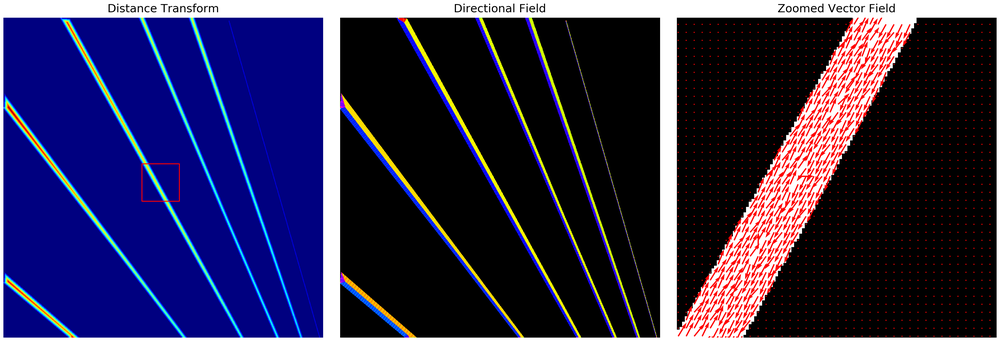
#> input picture direction_field_vis.png, 1000 x 341 px, shrunk from 4410 x 1503 before the run, given as the content of the folder VOCdevkit/VOC2007/JPEGImages, which was not available
$ python generate_vessel_for_voc.py   (older library calls are emulated)
#> lines starting #> are read from the running program, lines starting #| are printed output that depends on the picture; after the words box and inside, x2 and y2 are one past the last pixel; in counts of white or black regions, pixels touching at a corner belong together; pictures that were not available may be replaced by others from this repository, and a replacement may not be noted
### utils/vesselness2d.py
import cv2
import os
import numpy as np
from scipy import ndimage
# import SimpleITK as sitk

class vesselness2d:
    def __init__(self, image, sigma, spacing, tau):
#> called with tau = 2
        super(vesselness2d, self).__init__()
        # image 为numpy类型，表示n * m 的二维矩阵。
        self.image = image
        # sigma 为list 类型，表示高斯核的尺度。
        self.sigma = sigma
        # spacing 为list类型，表示.nii文件下某一切面下的体素的二维尺寸。如果输入图像本身为二维图像，则为[1,1],如果为三维图像，则为对应的space。
        self.spacing = spacing
        # tau 为float类型，表示比例系数。
        self.tau = tau
        # 图像尺寸
        self.size = image.shape
#> self.size = (341, 1000)

	# 使用特定的特定sigma尺寸下的高斯核对图像滤波
	# 这里作者并没有使用n*n的卷积核，而是分别使用n*1，1*n的卷积对图像进行x和y方向上的卷积，
	# 并且使用的是最原始的计算高斯函数得到卷积核，而不是直接用现成的高斯卷积核，
	# 通过证明可以发现在两方面的结果是等价的。
    def gaussian(self, image, sigma):

        siz = sigma * 6

        # ===== X方向 =====
        temp = round(siz / self.spacing[0] / 2)
        x = np.arange(-temp, temp + 1)

        H = np.exp(-(x ** 2) / (2 * (sigma / self.spacing[0]) ** 2))
        H = H / np.sum(H)

        # 关键修改：改成二维卷积核
        Hx = H.reshape(len(H), 1)   # (k,1)

        I = ndimage.convolve(image, Hx, mode='nearest')

        # ===== Y方向 =====
        temp = round(siz / self.spacing[1] / 2)
        x = np.arange(-temp, temp + 1)

        H = np.exp(-(x ** 2) / (2 * (sigma / self.spacing[1]) ** 2))
        H = H / np.sum(H)

        Hy = H.reshape(1, len(H))   # (1,k)

        I = ndimage.convolve(I, Hy, mode='nearest')

        return I

	# 求图像的梯度
    def gradient2(self, F, option):
        k = self.size[0]
        l = self.size[1]
        D = np.zeros(F.shape)
        if option == "x":
            D[0, :] = F[1, :] - F[0, :]
            D[k - 1, :] = F[k - 1, :] - F[k - 2, :]
            # take center differences on interior points
            D[1:k - 2, :] = (F[2:k - 1, :] - F[0:k - 3, :]) / 2
        else:
            D[:, 0] = F[:, 1] - F[:, 0]
            D[:, l - 1] = F[:, l - 1] - F[:, l - 2]
            D[:, 1:l - 2] = (F[:, 2:l - 1] - F[:, 0:l - 3]) / 2
        return D

	# 求海森矩阵中所需要的二阶偏导数
    def Hessian2d(self, image, sigma):
        image = self.gaussian(image, sigma)
        # image = ndimage.gaussian_filter(image, sigma, mode = 'nearest')
        Dy = self.gradient2(image, "y")
        Dyy = self.gradient2(Dy, "y")

        Dx = self.gradient2(image, "x")
        Dxx = self.gradient2(Dx, "x")
        Dxy = self.gradient2(Dx, 'y')
        return Dxx, Dyy, Dxy

	# 求解海森矩阵的两个特征值
	# 这里作者使用求根公式，将二阶海森矩阵展开，a=1,b=-(Ixx+Iyy),c=(Ixx*Iyy-Ixy*Ixy)
	# 首先计算 sqrt(b^2 - 4ac),通过化简得到tmp
	# 最后得到两个特征值mu1，mu2，根据大小关系，大的为mu2，小的为mu1
    def eigvalOfhessian2d(self, Dxx, Dyy, Dxy):
        tmp = np.sqrt((Dxx - Dyy) ** 2 + 4 * (Dxy ** 2))
        # compute eigenvectors of J, v1 and v2
        mu1 = 0.5 * (Dxx + Dyy + tmp)
        mu2 = 0.5 * (Dxx + Dyy - tmp)
        # Sort eigen values by absolute value abs(Lambda1) < abs(Lambda2)
        indices = (np.absolute(mu1) > np.absolute(mu2))
        Lambda1 = mu1
        Lambda1[indices] = mu2[indices]

        Lambda2 = mu2
        Lambda2[indices] = mu1[indices]
        return Lambda1, Lambda2

    def imageEigenvalues(self, I, sigma):
        hxx, hyy, hxy = self.Hessian2d(I, sigma)
        c = sigma ** 2
        hxx = -c * hxx
        hyy = -c * hyy
        hxy = -c * hxy

        # 为了降低运算量，去掉噪声项的计算
        B1 = -(hxx + hyy)
        B2 = hxx * hyy - hxy ** 2
        T = np.ones(B1.shape)
        T[(B1 < 0)] = 0
        T[(B1 == 0) & (B2 == 0)] = 0
        T = T.flatten()
        indeces = np.where(T == 1)[0]

        hxx = hxx.flatten()
        hyy = hyy.flatten()
        hxy = hxy.flatten()

        hxx = hxx[indeces]
        hyy = hyy[indeces]
        hxy = hxy[indeces]


        lambda1i, lambda2i = self.eigvalOfhessian2d(hxx, hyy, hxy)
        lambda1 = np.zeros(self.size[0] * self.size[1], )
        lambda2 = np.zeros(self.size[0] * self.size[1], )

        lambda1[indeces] = lambda1i
        lambda2[indeces] = lambda2i

        # 去掉噪声
        lambda1[(np.isinf(lambda1))] = 0
        lambda2[(np.isinf(lambda2))] = 0

        lambda1[(np.absolute(lambda1) < 1e-4)] = 0
        lambda1 = lambda1.reshape(self.size)

        lambda2[(np.absolute(lambda2) < 1e-4)] = 0
        lambda2 = lambda2.reshape(self.size)
        return lambda1, lambda2

	# 血管强化
    def vesselness2d(self):
        for j in range(len(self.sigma)):
            lambda1, lambda2 = self.imageEigenvalues(self.image, self.sigma[j])
            lambda3 = lambda2.copy()
            new_tau = self.tau * np.min(lambda3)
            lambda3[(lambda3 < 0) & (lambda3 >= new_tau)] = new_tau
            different = lambda3 - lambda2
            response = ((np.absolute(lambda2) ** 2) * np.absolute(different)) * 27 / (
                        (2 * np.absolute(lambda2) + np.absolute(different)) ** 3)
            response[(lambda2 < lambda3 / 2)] = 1
            response[(lambda2 >= 0)] = 0

            response[np.where(np.isinf(response))[0]] = 0

            if j == 0:
                vesselness = response
            else:
                vesselness = np.maximum(vesselness, response)
#> this loop made 6 passes
#> new_tau on passes 1 to 6: -0.308, -0.53, -0.789, -1.73, -2.65, -3.54
#> pass 1, in Hessian2d, `Dyy = self.gradient2(Dy, "y")`:
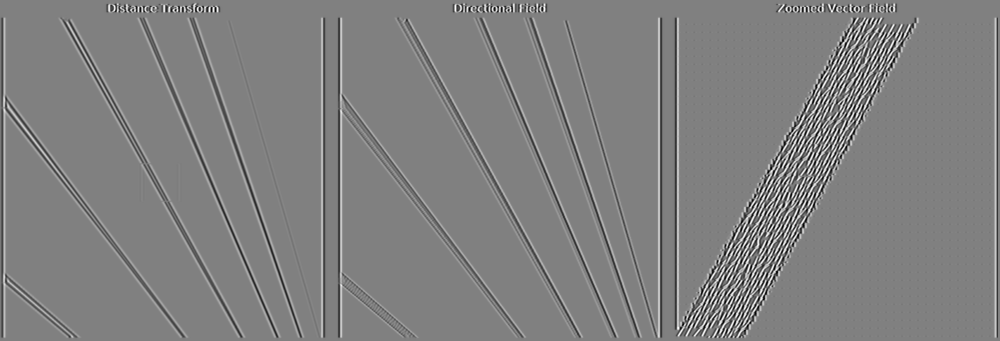
#> Dyy: shape (341, 1000) float64; min -0.377, max 0.373, mean 0.000142; drawn with min black and max white
#> after the loop:
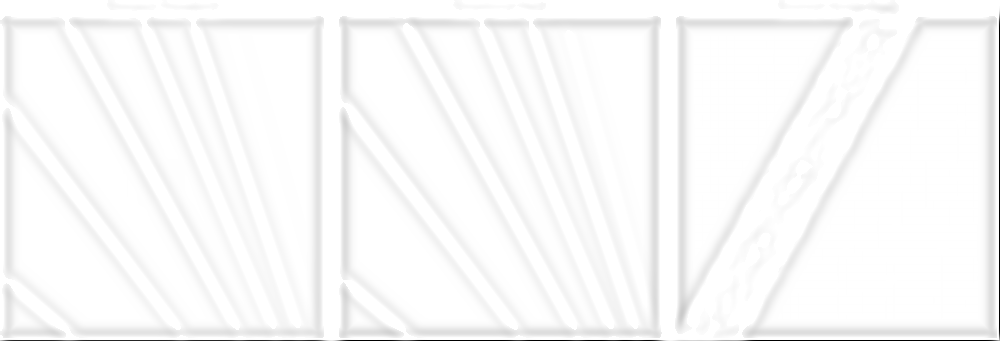
#> lambda2: shape (341, 1000) float64; min -1.77, max 0, mean -0.0377; drawn with min black and max white
#> after the loop:
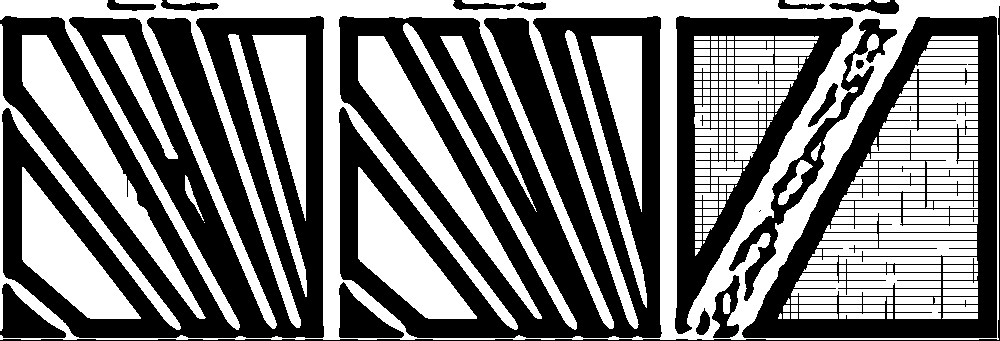
#> lambda3: shape (341, 1000) float64; values -3.54 (black) and 0 (white), 48.7% white; 273 white regions (13 under 20 px), largest, box (x1, y1, x2, y2) and area: (0, 0, 1000, 340) 69213, (22, 35, 206, 319) 8950, (358, 36, 542, 319) 8684
#> after the loop:
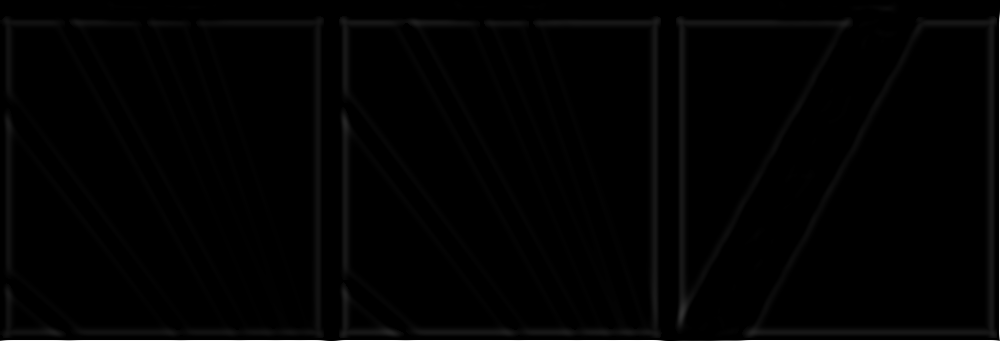
#> response: shape (341, 1000) float64; min 0, max 1, mean 0.0109
        # ===== 原有阈值 =====
        vesselness[vesselness < 1e-2] = 0
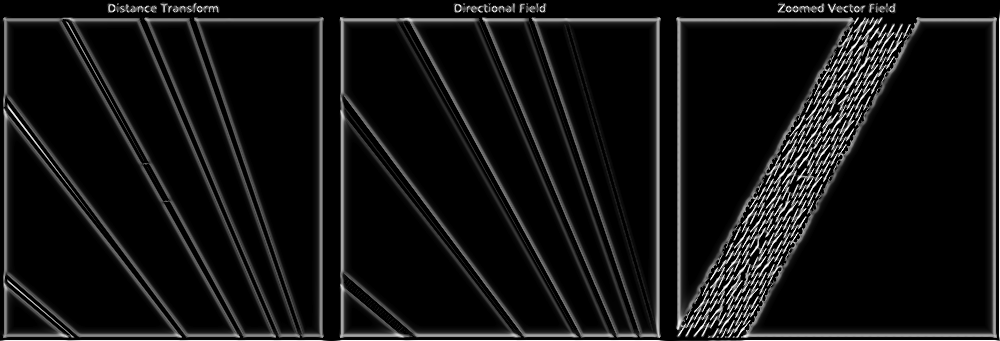
#> vesselness: shape (341, 1000) float64; min 0, max 1, mean 0.0749

        seed_threshold = 0.2 * vesselness.max()
#> seed_threshold = 0.2
        strong_mask = vesselness > seed_threshold
#> strong_mask: shape (341, 1000) bool; 13.6% white; 73 white regions (47 under 20 px), largest, box (x1, y1, x2, y2) and area: (676, 17, 997, 338) 17182, (340, 17, 614, 338) 6993, (3, 17, 276, 338) 5595

        # ===== 计算梯度方向 =====
        grad_x = cv2.Sobel(vesselness.astype(np.float32), cv2.CV_32F, 1, 0, ksize=3)
        grad_y = cv2.Sobel(vesselness.astype(np.float32), cv2.CV_32F, 0, 1, ksize=3)
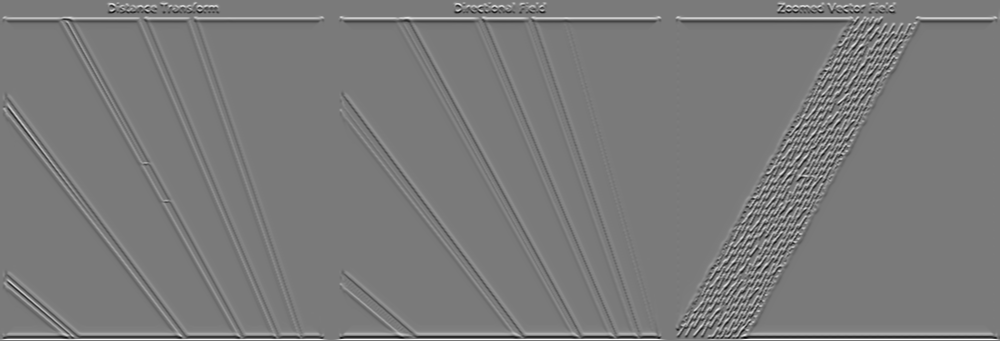
#> grad_y: shape (341, 1000) float32; min -3.71, max 4, mean 0.0106; drawn with min black and max white

        h, w = vesselness.shape
#> h = 341; w = 1000
        region = strong_mask.astype(np.uint8)

        max_distance = 10

        # ===== 从强响应区域开始反方向扩散 =====
        strong_points = np.argwhere(strong_mask)
#> strong_points = 46376 pairs, first value 3 to 340, second value 0 to 999

        for y, x in strong_points:
            gx = grad_x[y, x]
            gy = grad_y[y, x]

            norm = np.sqrt(gx * gx + gy * gy) + 1e-6
            dx = -gx / norm   # 反方向
            dy = -gy / norm

            cur_x = float(x)
            cur_y = float(y)

            for _ in range(max_distance):
                cur_x += dx
                cur_y += dy

                ix = int(round(cur_x))
                iy = int(round(cur_y))

                if ix < 0 or ix >= w or iy < 0 or iy >= h:
                    break

                # 如果遇到强响应，停止
                if strong_mask[iy, ix]:
                    break

                region[iy, ix] = 1
#> this loop made 46376 passes
#> (y, x, gx, gy, norm, dx, dy) on passes 1 to 3: (3, 117, 0.876, 1.26, 1.54, -0.57, -0.821), (3, 118, -1.1, 0.985, 1.48, 0.745, -0.667), (3, 160, 1.24, 1.04, 1.62, -0.765, -0.643)
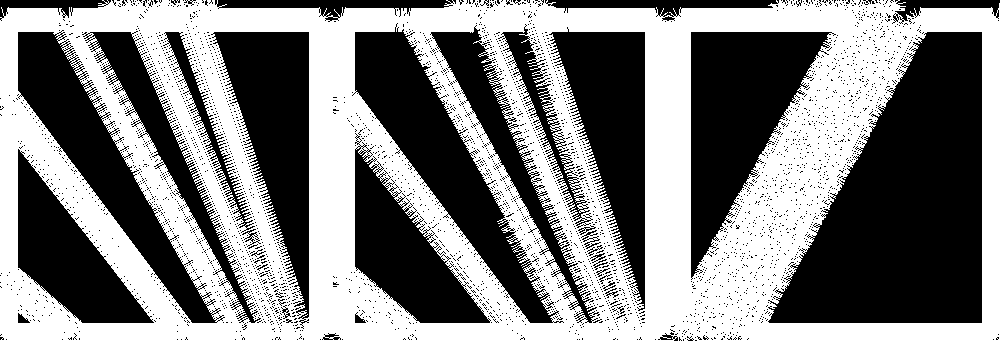
#> region: shape (341, 1000); values 0 (black) and 1 (white), 50.2% white; 4127 black regions (4088 under 20 px), largest, box (x1, y1, x2, y2) and area: (768, 32, 982, 323) 39716, (691, 32, 836, 280) 17467, (352, 23, 564, 323) 16490

        return region.astype(np.uint8)


### data_utils/generate_vessel_for_voc.py
import os
import time
import numpy as np
import cv2
from PIL import Image
import sys
sys.path.append(os.path.abspath(os.path.join(os.path.dirname(__file__), "..")))
from utils.vesselness2d import vesselness2d

# ===============================
# 路径设置
# ===============================
input_dir = "VOCdevkit/VOC2007/JPEGImages"
output_dir = "Vessel_result"

os.makedirs(output_dir, exist_ok=True)

# ===============================
# Vesselness 参数
# ===============================
sigma = [0.5, 1, 2, 3, 4, 5]
spacing = [1, 1]
tau = 2

# ===============================
# 获取所有图片
# ===============================
image_list = [f for f in os.listdir(input_dir)
              if f.lower().endswith(('.jpg', '.jpeg', '.png'))]

print(f"共发现 {len(image_list)} 张图片")

total_start = time.time()

# ===============================
# 批量处理
# ===============================
from tqdm import tqdm
for idx, img_name in enumerate(tqdm(image_list, total=len(image_list), desc="Processing")):
    img_path = os.path.join(input_dir, img_name)

    # 读取图片
    image = Image.open(img_path).convert("RGB")
    image = np.array(image)

    # 转灰度（必须先灰度）
    image = cv2.cvtColor(image, cv2.COLOR_BGR2GRAY)

    # 确保是 uint8
    image = image.astype(np.uint8)

    # ===============================
    # ① CLAHE 增强
    # ===============================
    # clahe = cv2.createCLAHE(clipLimit=2.0, tileGridSize=(8,8))
    # image = clahe.apply(image)

    # ===============================
    # ② 高通增强（强化细结构）
    # ===============================
    # blur = cv2.GaussianBlur(image, (0,0), 3)
    # image = cv2.addWeighted(image, 1.5, blur, -0.5, 0)

    # ===============================
    # ③ 转 float 归一化
    # ===============================
    image = image.astype(np.float32)
    image = image - np.min(image)
    image = image / (np.max(image) + 1e-8)

    # 计算 vesselness
    start = time.time()
    vessel = vesselness2d(image, sigma, spacing, tau)
    output = vessel.vesselness2d()
    end = time.time()

    # 归一化到 0-255 保存
    output = (output - output.min()) / (output.max() - output.min() + 1e-8)
    output = (output * 255).astype(np.uint8)

    # 保存
    save_path = os.path.join(output_dir, img_name)
    cv2.imwrite(save_path, output)

    # print(f"[{idx+1}/{len(image_list)}] {img_name} 处理完成 "
    #       f"({(end-start)*1000:.2f} ms)")

total_end = time.time()

print("\n全部处理完成")
print(f"总耗时: {(total_end - total_start):.2f} 秒")
